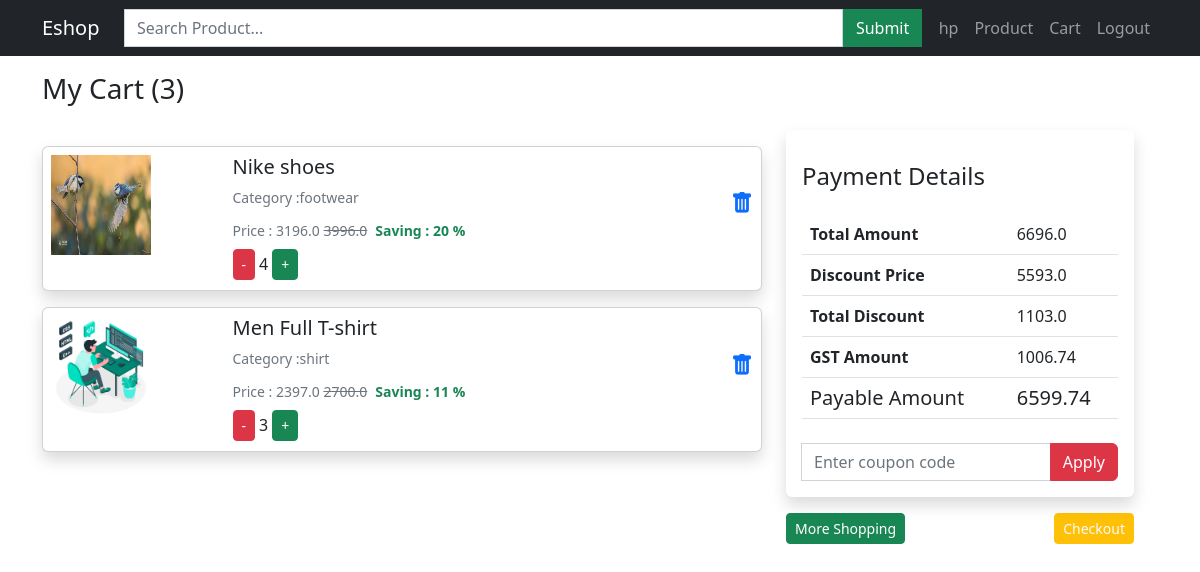
Page /mycart/ (signed in) on the committed database.
### shop/models.py (models this page shows, shortened)
class OrderItem(models.Model):
    user = models.ForeignKey(settings.AUTH_USER_MODEL, on_delete=models.CASCADE)
    ordered = models.BooleanField(default=False)
    item = models.ForeignKey(Product, on_delete=models.CASCADE)
    qty = models.IntegerField(default=1)
    def get_discount_price(self):
        return self.item.discount_price * self.qty
    def getPrice(self):
        return self.item.price * self.qty

class Product(models.Model):
    name= models.CharField(max_length=200)
    category = models.ForeignKey(Category ,on_delete=models.CASCADE)
    slug = models.SlugField()
    decription = models.TextField()
    image = models.ImageField()
    price = models.FloatField(null=True ,blank=True)
    discount_price = models.FloatField(null=True,blank=True)
    brand = models.CharField(max_length=200)
    def getSavingPercent(self):
        result = ((self.price - self.discount_price) / self.price) * 100
        return round(result)

class Category(models.Model):
    title = models.CharField(max_length=200)
    description = models.CharField(max_length=200)
    slug = models.SlugField()

class Order(models.Model):
    user = models.ForeignKey(settings.AUTH_USER_MODEL, on_delete=models.CASCADE)
    ordered = models.BooleanField(default=False)
    items = models.ManyToManyField(OrderItem)
    ordered_date = models.DateTimeField(blank=True,null=True)
    created_at = models.DateTimeField(auto_now_add=True)
    coupon = models.ForeignKey(Coupon ,on_delete=models.SET_NULL,null=True,blank=True)
    address = models.ForeignKey("Address", on_delete=models.CASCADE,null=True,blank=True)
    def getTotalPrice(self):
        total = 0
        for i in self.items.all():
            total += i.getPrice()
        return total
    def getTotalAfterDiscountPrice(self):
        total = 0
        for i in self.items.all():
            total += i.get_discount_price()
        if self.coupon:
            total -= self.coupon.amount
        return total
    def getTotalDiscountPrice(self):
        return self.getTotalPrice() - self.getTotalAfterDiscountPrice()
    def getTax(self):
        return self.getTotalAfterDiscountPrice() * 0.18
    def payableAmount(self):
        return self.getTotalAfterDiscountPrice() + self.getTax()

### shop/views.py (the view)
# urls.py: path('mycart/',cartPage,name='cartPage'),
def cartPage(req):
    data = {}
    data['order'] = Order.objects.get(user= req.user,ordered =False)
    return render(req,'myCart.html',data)

### templates/myCart.html (shortened to what this page needs)
{% extends "base.html" %}
{% block 'contant' %}
<div class="container">
    <div class="row">
        <h2 class="h3 mt-3">My Cart (3)</h2>
        <div class="row mt-3">
            <div class="col-8">
                {% for order_item in order.items.all %}
                <div class="card shadow mt-3 p-2">
                    <div class="row">
                        <div class="col-3">
                            <img src="{{order_item.item.image.url}}" style="height: 100px; width: 100px;" alt="" srcset="">
                        </div>
                        <div class="col-9">
                            <h2 class="h5">{{order_item.item.name}}</h2>
                            <div class="d-flex d-flex justify-content-between">
                                <p class="text small mb-2 text-muted">Category :{{order_item.item.category.title}}</p>
                                <a href="{%url 'deleteFromCart' order_item.item.slug%}">
                                    <i class="bi bi-trash-fill" style="font-size: 22px; cursor: pointer;"></i>
                                </a>
                            </div>
                            <div class="d-flex align-items-baseline gap-2">
                                {% if order_item.item.discount_price %}
                                    <h3 class="text small mb-2 text-muted">Price : {{order_item.get_discount_price}}
                                        <del> {{order_item.getPrice }} </del>
                                    </h3>
                                    <span class="text small mb-2 text-success fw-bold">   Saving : {{order_item.item.getSavingPercent }} % </span>
                                {% else %}
                                    <h4>{{order_item.get_price}}</h4>
                                {% endif %}
                            </div>
                            <div class="d-flex gap-1 align-items-baseline">
                                <a href="{% url 'removeToCart' order_item.item.slug %}" class="btn btn-danger btn-sm ">-</a>
                                <span class="h6">{{order_item.qty}}</span>
                                <a href="{% url 'addToCart' order_item.item.slug %}" class="btn btn-success btn-sm ">+</a>
                            </div>
                        </div>
                    </div>
                </div>
                {% endfor %}
            </div>
            <div class="col-4">
                <div class="card border-0 shadow p-3">
                    <h4 class="h-5 py-3">Payment Details</h4>
                    <table class="table">
                        <tr>
                            <th>Total Amount</th>
                            <td>{{order.getTotalPrice}}</td>
                        </tr>
                        <tr>
                            <th> Discount Price</th>
                            <td>{{order.getTotalAfterDiscountPrice}}</td>
                        </tr>
                        <tr>
                            <th>Total Discount </th>
                            <td>{{order.getTotalDiscountPrice}}</td>
                        </tr>
                        <tr>
                            <th>GST Amount </th>
                            <td>{{order.getTax}}</td>
                        </tr>
                        <tr>
                            <th class="h5">Payable Amount </th>
                            <td class="h5">{{order.payableAmount}}</td>
                        </tr>
                    </table>
                    {% if not order.coupon %}
                    <div class="mt-2">
                        <form action="{%url 'addCoupon'%}" class="input-group" method="post">
                            <input type="text" name="code" placeholder="Enter coupon code" class="form-control" id="">
                            <input type="submit" value="Apply" class="btn btn-danger">
                        </form>
                    </div>
                    {% endif %}
                </div>
                <div class="flex justify-center gap-3 mt-3">
                    <a href="" class="btn btn-sm btn-success">More Shopping</a>
                    <a href="{% url 'checkout'%}" class="btn btn-sm btn-warning text-light float-end">Checkout</a>
                </div>
            </div>
        </div>
    </div>
</div>
{% endblock 'contant' %}

### templates/base.html (shortened to what this page needs)
<!DOCTYPE html>
<html lang="en">
<head>
    <link rel="stylesheet" href="https://cdn.jsdelivr.net/npm/bootstrap-icons@1.10.3/font/bootstrap-icons.css">
    <link href="https://cdn.jsdelivr.net/npm/bootstrap@5.2.3/dist/css/bootstrap.min.css" rel="stylesheet"
>
</head>
<body>
    <div class="container-fluid">
        <div class="row">
            <nav class="navbar navbar-expand-lg navbar-dark bg-dark">
                <div class="container">
                    <a href="{% url 'homePage' %}" class="navbar-brand">Eshop</a>
                    <form action="{% url 'search' %}" method="get" role='search'  class="mx-auto d-flex">
                        <input type="text" class="form-control rounded-0" placeholder='Search Product...' name="search" size="70" id="">
                        <input type="submit"  class="btn btn-success rounded-0">
                    </form>
                    <ul class="navbar-nav">
                        {% if user.is_authenticated %}
                        <li class="nav-item"><a href="" class="nav-link">{{request.user.username}}</a></li>
                        <li class="nav-item"><a href="" class="nav-link">Product</a></li>
                        <li class="nav-item"><a href="{% url 'cartPage'%}" class="nav-link">Cart</a></li>
                        <li class="nav-item"><a href="{% url 'logout' %}" class="nav-link">Logout</a></li>
                        {% else %}
                        <li class="nav-item"><a href="{% url 'loginPage' %}" class="nav-link">Login</a></li>
                        {% endif %}
                    </ul>
                </div>
            </nav>
        </div>
    </div>
    {% block 'contant' %}
    {% endblock %}
</body>
</html>

### rows in the picture
OrderItem: item.image (picture), item.name "Nike shoes", item.category "footwear", get_discount_price "3196.0", getPrice "3996.0", item.getSavingPercent "20", qty "4"
OrderItem: item.image (picture), item.name "Men Full T-shirt", item.category "shirt", get_discount_price "2397.0", getPrice "2700.0", item.getSavingPercent "11", qty "3"
Order: getTotalPrice "6696.0", getTotalAfterDiscountPrice "5593.0", getTotalDiscountPrice "1103.0", getTax "1006.74", payableAmount "6599.74"

### other values in the picture
{{ request.user.username }} "hp"
